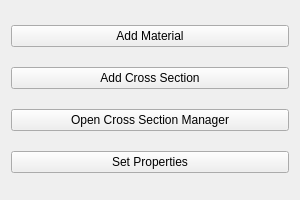
<?xml version="1.0" encoding="UTF-8"?>
<ui version="4.0">
 <class>propertiesLayoutWidget</class>
 <widget class="QWidget" name="propertiesLayoutWidget">
  <property name="geometry">
   <rect>
    <x>0</x>
    <y>0</y>
    <width>300</width>
    <height>200</height>
   </rect>
  </property>
  <property name="windowTitle">
   <string>Properties Layout</string>
  </property>
  <layout class="QVBoxLayout" name="propertiesVBoxLayout">
   <item>
    <widget class="QPushButton" name="addMaterialButton">
     <property name="text">
      <string>Add Material</string>
     </property>
    </widget>
   </item>
   <item>
    <widget class="QPushButton" name="addCrossSectionButton">
     <property name="text">
      <string>Add Cross Section</string>
     </property>
    </widget>
   </item>
   <item>
    <widget class="QPushButton" name="openCrossSectionManagerButton">
     <property name="text">
      <string>Open Cross Section Manager</string>
     </property>
    </widget>
   </item>
   <item>
    <widget class="QPushButton" name="setPropertiesButton">
     <property name="text">
      <string>Set Properties</string>
     </property>
    </widget>
   </item>
  </layout>
 </widget>
 <resources/>
 <connections/>
</ui>
